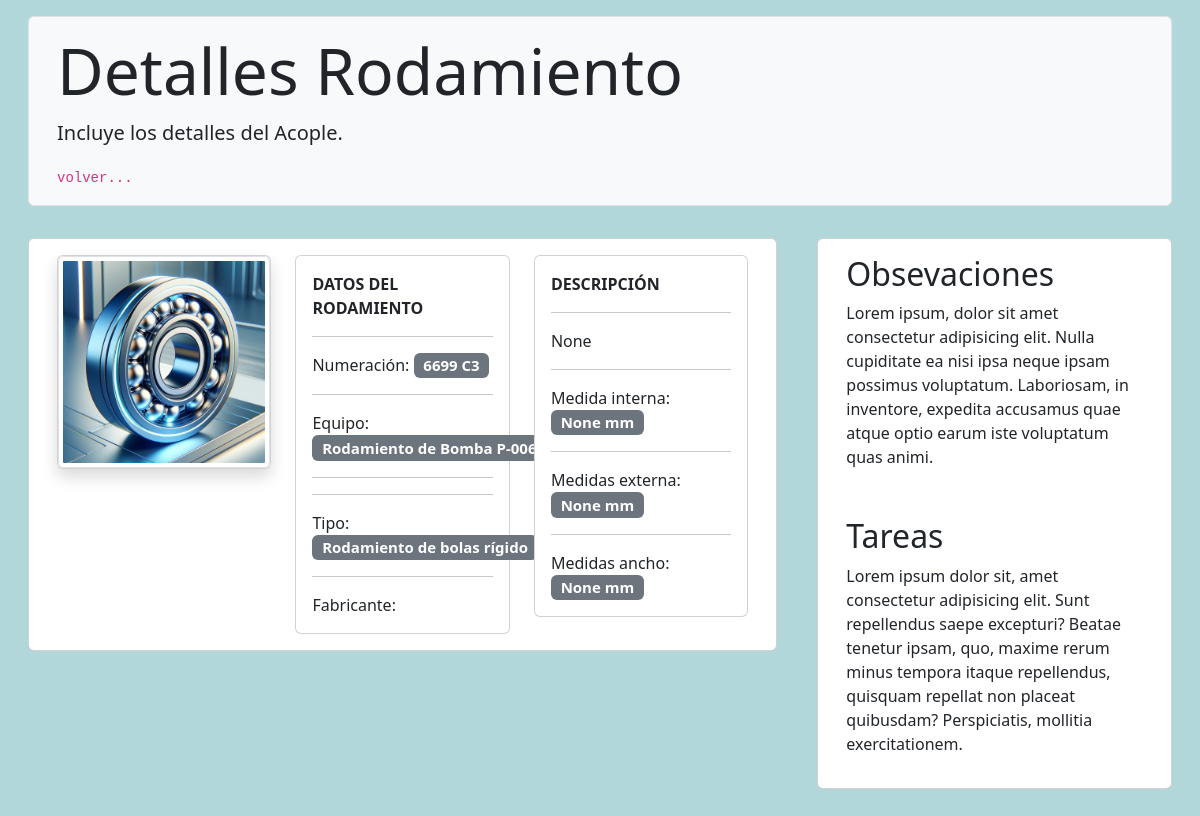
The app's page /bearings/9/bearing/ with its own data.
### bearings/models.py (models this page shows, shortened)
class Bearing(models.Model):
    front_bearing = 'rodamiento delantero'
    rear_bearing = 'rodamiento trasero'
    side_of_object = (
        (front_bearing, 'rodamiento delantero'),
        (rear_bearing, 'rodamiento trasero'),
    )
    side = models.CharField(
        max_length=50, choices=side_of_object, default='rodamiento delantero'
    )
    deep_groove_ball_bearing = 'Rodamiento de bolas rígido'
    cylindrical_roller_bearing = 'Rodamiento de rodillos cilíndricos'
    angular_contact_ball_bearing = 'Rodamiento de contacto angular de bolas'
    bearing_type = (
        (deep_groove_ball_bearing, 'Rodamiento de bolas rígido'),
        (cylindrical_roller_bearing, 'Rodamiento de rodillos cilíndricos'),
        (
            angular_contact_ball_bearing,
            'Rodamiento de contacto angular de bolas'
        ),
    )
    types = models.CharField(
        max_length=50, choices=bearing_type,
        default='Rodamiento de bolas rígido'
    )
    number_reference = models.CharField(max_length=100, blank=True)
    brand = models.CharField(max_length=100, blank=True)
    inner_diameter = models.PositiveIntegerField(
        blank=True, null=True, help_text="milímetros (mm)"
    )
    outer_diameter = models.PositiveIntegerField(
        blank=True, null=True, help_text="milímetros (mm)"
    )
    broad = models.PositiveIntegerField(
        blank=True, null=True, help_text="milímetros (mm)"
    )
    description = models.TextField(blank=True, null=True)
    image = models.ImageField(
        default='rodamientos/default/bearing.png',
        upload_to='rodamientos',
        verbose_name='Imagen de rodamiento',
        blank=True
    )
    class Meta:
        verbose_name = 'Rodamiento'
        verbose_name_plural = 'Rodamientos'

class PumpBearing(models.Model):
    pump = models.ForeignKey(
         Pumps, on_delete=models.CASCADE,
         null=True, blank=True, related_name='bearings'
    )
    bearing = models.ForeignKey(
        Bearing, on_delete=models.CASCADE, related_name='pump_bearings'
    )

### pumps/models.py (models this page shows, shortened)
class Pumps(models.Model):
    tag = models.CharField(max_length=50, unique=True)
    brand = models.CharField(max_length=100, blank=True)
    model = models.CharField(max_length=100, blank=True)
    centrifuge = 'Centrífuga'
    gears = 'Engranajes'
    pneumatics = 'Neumática'
    pump_type = (
        (centrifuge, 'Centrífuga'),
        (gears, 'Engranajes'),
        (pneumatics, 'Neumática'),
    )
    types = models.CharField(
        max_length=50, choices=pump_type, default='Centrífuga'
    )
    description = models.TextField(blank=True)
    image = models.ImageField(
        default='bombas/default/pump.png',
        upload_to='bombas',
        verbose_name='Imagen de bomba',
        blank=True
    )
    class Meta:
        verbose_name = "Bomba"
        verbose_name_plural = "Bombas"

### bearings/views.py (the view)
def bearing_detail(request, bearing_id):
    template = 'bearings/bearings_detail.html'
    bearing = get_object_or_404(Bearing, pk=bearing_id)
    pump_bearings = bearing.pump_bearings.all()
    motor_bearings = bearing.motor_bearings.all()
    list_bearings = []
    for bearing_pump in pump_bearings:
        list_bearings.append({'type': 'pump', 'object': bearing_pump})
    for bearing_motor in motor_bearings:
        list_bearings.append({'type': 'motor', 'object': bearing_motor})
    context = {
        'bearing': bearing,
        'pump_bearings': pump_bearings,
        'motor_bearings': motor_bearings,
        'list_bearings': list_bearings,
    }
    return render(request, template, context)

### templates/bearings/bearings_detail.html (shortened to what this page needs)
{% extends 'base.html' %}
{% block content %}
{% load static %}
<div class="container-fluid mt-3">
    <div class="p-2 m-3 bg-light rounded-2 border">
        <div class="container m-2">
            <h1 class="display-3">Detalles Rodamiento {{ bearing.pump.tag }}</h1>
            <p class="lead">Incluye los detalles del Acople.</p>
            <code><a href="{% url 'bearings' %}" style="color: inherit; cursor: pointer; text-decoration: none">volver...</a></code>
        </div>
    </div>
</div>
<section class="mt-4 mb-4">
    <div class="row m-2">
        <div class="col-md-8">
            <div class="card m-2">
                <div class="row m-3">
                    <div class="col-lg-4">
                        <div class="card shadow">
                            <img src="{{ bearing.image.url }}" class="img-thumbnail image-motor" alt="{{ bearing.image.url }}" style="cursor: pointer;" data-bs-toggle="modal" data-bs-target="#imagenModal{{ bearing.id }}">
                        </div>
                    </div>
                    <div class="col-lg-4">
                        <div class="card">
                            <div class="card-body">
                                <p class="card-text"><strong class="objectTitle">Datos del Rodamiento</strong></p>
                                <hr>
                                <p class="card-text">Numeración: <span class="badge bg-secondary data">{{ bearing.number_reference }}</span></p>
                                <hr>
                                {% for bearing in list_bearings %}
                                {% if bearing.type == 'pump' %}
                                <p class="card-text">Equipo: <span class="badge bg-secondary data">Rodamiento de Bomba {{ bearing.object.pump.tag }}</span></p>
                                {% elif bearing.type == 'motor' %}
                                <p class="card-text">Equipo: <span class="badge bg-secondary data">Rodamiento Motor de Bomba {{ bearing.object.motor.pump.tag }}</span></p>
                                {% endif %}
                                {% endfor %}
                                <hr>
                                <hr>
                                <p class="card-text">Tipo: <span class="badge bg-secondary data">{{ bearing.types }}</span></p>
                                <hr>
                                <p class="card-text">Fabricante: </p>
                            </div>
                        </div>
                    </div>
                    <div class="col-lg-4">
                        <div class="card">
                            <div class="card-body">
                                <p class="card-text"><strong class="objectTitle">Descripción</strong></p>
                                <hr>
                                <p class="card-text">{{ bearing.description }}</p>
                                <hr>
                                <p class="card-text">Medida interna: <span class="badge bg-secondary data">{{ bearing.inner_diameter }} mm</span></p>
                                <hr>
                                <p class="card-text">Medidas externa: <span class="badge bg-secondary data">{{ bearing.outer_diameter }} mm</span></p>
                                <hr>
                                <p class="card-text">Medidas ancho: <span class="badge bg-secondary data">{{ bearing.broad }} mm</span></p>
                            </div>
                        </div>
                    </div>
                </div>
            </div>
        </div>
        <div class="col-md-4">
            <div class="card m-2">
                <div class="row m-3">
                    <h2>Obsevaciones</h2>
                    <p>Lorem ipsum, dolor sit amet consectetur adipisicing elit. Nulla cupiditate ea nisi ipsa neque ipsam possimus voluptatum. Laboriosam, in inventore, expedita accusamus quae atque optio earum iste voluptatum quas animi.</p>
                </div>
                <div class="row m-3">
                    <h2>Tareas</h2>
                    <p>Lorem ipsum dolor sit, amet consectetur adipisicing elit. Sunt repellendus saepe excepturi? Beatae tenetur ipsam, quo, maxime rerum minus tempora itaque repellendus, quisquam repellat non placeat quibusdam? Perspiciatis, mollitia exercitationem.</p>
                </div>
            </div>
        </div>
    </div>
</section>
{% endblock %}

### records on screen
Bearing: image (picture), number_reference "6699 C3", types "Rodamiento de bolas rígido", description "None", inner_diameter "None", outer_diameter "None", broad "None"
PumpBearing: object.pump.tag "P-006"
